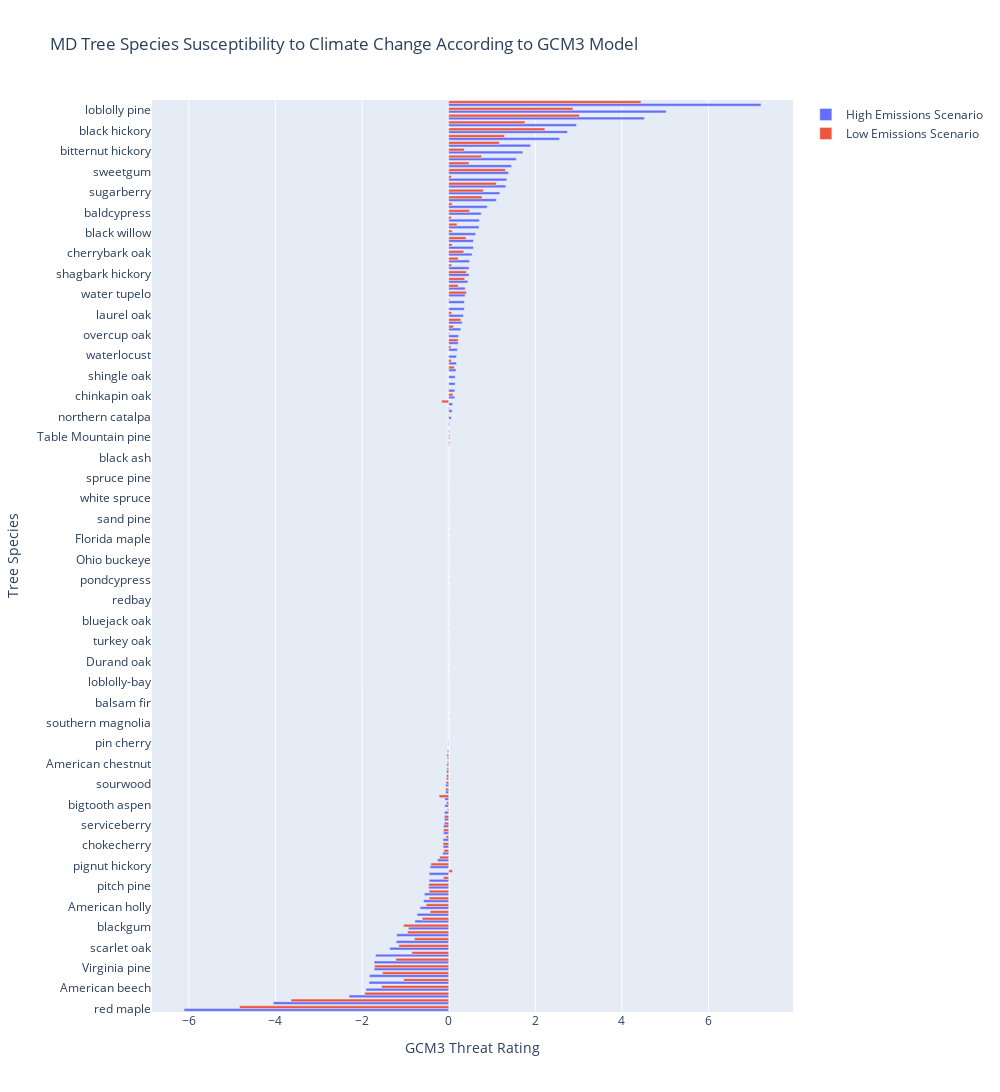

Notebook code for this chart:
### Code cell
import plotly.express as px
import plotly.graph_objects as go


fig = go.Figure(data=[
    go.Bar(name='High Emissions Scenario', y=sort_by_gcm3['SppCN'], x=sort_by_gcm3['Gcm3AvgHiDif'], orientation='h'),
    go.Bar(name='Low Emissions Scenario', y=sort_by_gcm3['SppCN'], x=sort_by_gcm3['Gcm3AvgLoDif'], orientation='h')
])


fig.update_layout(barmode='group', autosize=False, width=1000, height=6000, title="MD Tree Species Susceptibility to Climate Change According to GCM3 Model",
    xaxis_title="GCM3 Threat Rating",
    yaxis_title="Tree Species",)
fig.show()

### Figure 1 — Plotly figure (JSON) as saved in the notebook; plotly's stock layout.template omitted (floating-point values rounded to 4 significant figures; data arrays with more than 128 entries replaced by an {"elided": "..."} marker saying what was removed)
{"data": [{"name": "High Emissions Scenario", "orientation": "h", "type": "bar", "x": {"elided": "134 float values"}, "y": {"elided": "134 str values"}}, {"name": "Low Emissions Scenario", "orientation": "h", "type": "bar", "x": {"elided": "134 float values"}, "y": {"elided": "134 str values"}}], "layout": {"autosize": false, "barmode": "group", "height": 6000, "title": {"text": "MD Tree Species Susceptibility to Climate Change According to GCM3 Model"}, "width": 1000, "xaxis": {"title": {"text": "GCM3 Threat Rating"}}, "yaxis": {"title": {"text": "Tree Species"}}}}
